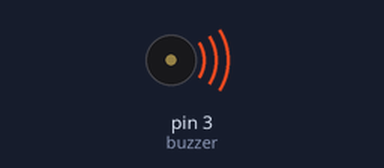
Bench run of a sketch on a simulated Arduino Uno, built with avr-gcc and run on an emulated ATmega328P. On the bench: buzzer (waves = sounding).

Above: at 0.1 s.
Timing chart, 0 to 1.6 s (numbered marks = the images above):
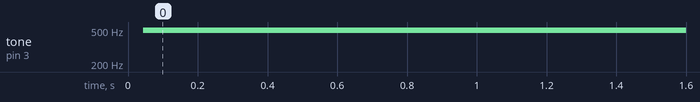

Measured:
- by itself, tone on pin 3 (buzzer): silent → 495 Hz at 0.04 s

The sketch:

Buzzer.ino
```cpp
/*
  Buzzer
  Plays a buzzer using DIGITAL pin 13
  Buzzer play turning on for a brief moment and then turning off (like the blink tutorial),repeatedly.
  The delay between ON and OFF will change the tone you play with the buzzer.
  CONNECTIONS:
  There are two buzzers in class:
  Active Buzzers (no sticker!): S = Digital signal (pin 13), Middle= 5Volts, "-"= GND through 220-Ohm resistor
  Non-active Buzzers (with a sticker): S = Digital signal (pin 13), Middle= GND through 220-Ohm resistor, "-"= 5Volts
*/
int buzzer=3;
unsigned char i,j; // this is for the "for-loops".

void setup() {
  pinMode(buzzer, OUTPUT); // initialize pin 13 as buzzer = output.
}

// the loop function runs over and over again forever
void loop() {
  for(i=0;i<80;i++)//output sound of one frequency
  {
    digitalWrite(buzzer, HIGH);   // turn the LED on (HIGH is the voltage level)
    delay(1);              // wait for a milisecond
    digitalWrite(buzzer, LOW);    // turn the LED off by making the voltage LOW
    delay(1);              // wait for a second
  }

}
```
